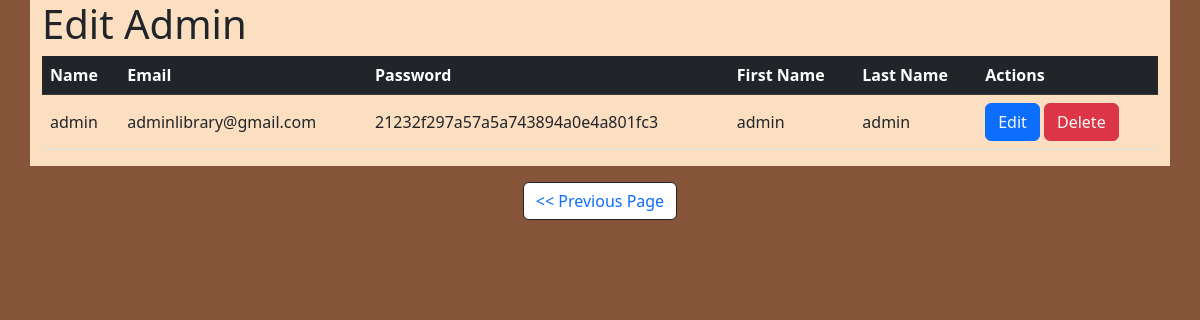
Page /Register/show1.php on the committed database.
### tables this page shows
CREATE TABLE `users` (
  `id` int(10) NOT NULL,
  `username` varchar(100) NOT NULL,
  `email` varchar(100) NOT NULL,
  `user_type` varchar(100) NOT NULL,
  `password` varchar(100) NOT NULL,
  `fname` varchar(100) NOT NULL,
  `lname` varchar(100) NOT NULL,
  `image` varchar(100) NOT NULL
);

### Register/show1.php (the view, shortened to what this page needs)
<?php
    include('server.php');
?>
<html>
    <head>
    <link href="https://cdn.jsdelivr.net/npm/bootstrap@5.2.2/dist/css/bootstrap.min.css" rel="stylesheet"
>
    <link rel="stylesheet" href="edit.css">
    </head>
	<body>
        <div class="container">
            <h1>Edit Admin</h1>
                <div class="table-responsive">
                    <table class="table align-middle">
                        <thead class="table-dark">
                            <tr>
                                <th scope='col'>Name</th>
                                <th scope='col'>Email</th>
                                <th scope='col'>Password</th>
                                <th scope='col'>First Name</th>
                                <th scope='col'>Last Name</th>
                                <th score='col'>Actions</th>
                            </tr>
                        </thead>
                        <?php
                            $results = mysqli_query($db, "SELECT * FROM users");
                            while ($row = mysqli_fetch_array($results)) {
                                if ($row['user_type'] == 'user') {
                                    continue;
                                }
                                echo "<tbody>";
                                    echo "<td>".$row['username']."</td>";
                                    echo "<td>".$row['email']."</td>";
                                    echo "<td>".$row['password']."</td>";
                                    echo "<td>".$row['fname']."</td>";
                                    echo "<td>".$row['lname']."</td>";
                                    echo "<td>
                                        <a class='btn btn-primary link-light text-decoration-none' role='button' href='register.php?edit=".$row['id']."'>Edit</a>
                                        <a class='btn confirmation btn-danger link-light text-decoration-none' role='button' href='show1.php?del=".$row['id']."'>Delete</a>
                                    </td>";
                                echo "</tbody>";
                        ?>
                        <?php } ?>
                    </table>
                </div>
            </div>
            <nav aria-label="Page navigation example">
                <ul class="pagination justify-content-center">
                    <li class="page-item mx-5 mt-3">
                        <a href="../Admin/home.php" class="page-link rounded border border-dark btn btn-primary"><< Previous Page</a>
                    </li>
                </ul>
            </nav>
    </body>
</html>

### Register/edit.css (style rules this page uses)
body { background-color: #865439; }
.container { background-color: #FCDEC0; }

### rows in the picture
users: username "admin", email "adminlibrary@gmail.com", password "21232f297a57a5a743894a0e4a801fc3", fname "admin", lname "admin"
